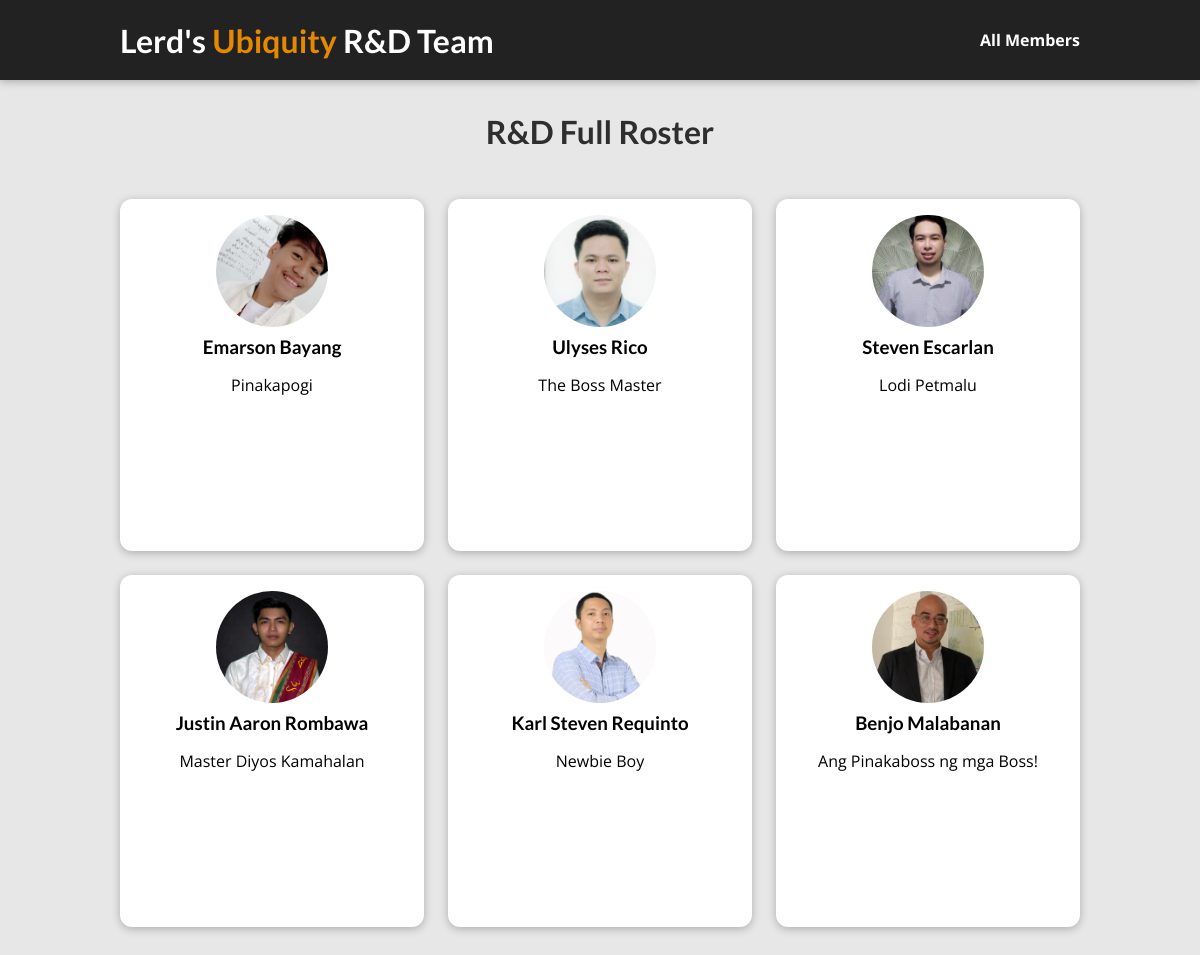
The page /posts on the database its author committed.
### blog/models.py (models this page shows, shortened)
class Post(models.Model):
    title = models.CharField(max_length=150)
    excerpt = models.CharField(max_length=200)
    image = models.ImageField(upload_to="posts", null=True)
    date = models.DateField(auto_now=True)
    slug = models.SlugField(unique=True)
    content = models.TextField(validators=[MinLengthValidator(10)])
    author = models.ForeignKey(
        Author, on_delete=models.SET_NULL, null=True, related_name="posts")
    tags = models.ManyToManyField(Tag)

class Author(models.Model):
    first_name = models.CharField(max_length=100)
    last_name = models.CharField(max_length=100)
    email_address = models.EmailField()
    def full_name(self):
        return f"{self.first_name} {self.last_name}"
    def __str__(self):
        return self.full_name()

### blog/views.py (the view)
# urls.py: path("posts", views.AllPostsView.as_view(), name="posts-page"), # dynamic segment (/posts/my-first-post)
class AllPostsView(ListView):
    template_name = "blog/all-posts.html"
    model = Post
    ordering = ["-date"]
    context_object_name = "all_posts"

### blog/templates/blog/all-posts.html (shortened to what this page needs)
{% extends "base.html" %}
{% load static %}
{% block css_files %}
    <link rel="stylesheet" href="{% static 'blog/post.css' %}"/>
    <link rel="stylesheet" href="{% static 'blog/all-posts.css' %}"/>
{% endblock css_files %}
{% block content %}
<section id="all-posts">
  <h2>R&D Full Roster</h2>
  <ul>
    {% for post in  all_posts %}
      {% include "blog/includes/post.html" %}
    {% endfor %}
  </ul>
</section>
{% endblock content %}

### blog/templates/blog/includes/post.html
{% load static %}
<li>
  <article class="post">
    <a href="{% url 'post-detail-page' post.slug %}">
      <img src="{{ post.image.url }}" alt="{{post.name}}" alt="Image Missing" />
      <div class="post__content">
        <h3>{{ post.author }}</h3>
        <p>{{post.title}}</p>
      </div>
    </a>
  </article>
</li>

### static/app.css (style rules this page uses)
* { box-sizing: border-box; }
html { font-family: 'Open Sans', 'Lato', sans-serif; }
body { margin: 0; }
h1, h2, h3 { font-family: 'Lato', sans-serif; font-weight: bold; }

### blog/static/blog/post.css (style rules this page uses)
.post { display: flex; flex-direction: column; align-items: center; text-align: center; transition: all 0.2s ease; }
.post a { text-decoration: none; color: black; transition: all 0.2s ease; padding: 1rem; width: 100%; }
.post img { width: 5rem; height: 5rem; object-fit: cover; border-radius: 50%; }
.post h3 { margin: 0.25rem 0; }

### blog/static/blog/all-posts.css (style rules this page uses)
body { background-color: #e7e7e7; }
#all-posts { margin: 7rem auto; width: 90%; max-width: 60rem; }
#all-posts h2 { text-align: center; font-size: 2rem; color: #2e2e2e; margin: 3rem 0; }
ul { list-style: none; margin: 0; padding: 0; display: grid; grid-template-columns: repeat(auto-fill, minmax(17rem, 1fr)); gap: 1.5rem; }
.post img { width: 7rem; height: 7rem; }
.post a { height: 22rem; transform-origin: center; box-shadow: 0 2px 8px rgba(0, 0, 0, 0.25); border-radius: 12px; background-color: white; }

### rows shown on the page
Post: image (picture), author "Emarson Bayang", title "Pinakapogi"
Post: image (picture), author "Ulyses Rico", title "The Boss Master"
Post: image (picture), author "Steven Escarlan", title "Lodi Petmalu"
Post: image (picture), author "Justin Aaron Rombawa", title "Master Diyos Kamahalan"
Post: image (picture), author "Karl Steven Requinto", title "Newbie Boy"
Post: image (picture), author "Benjo Malabanan", title "Ang Pinakaboss ng mga Boss!"
